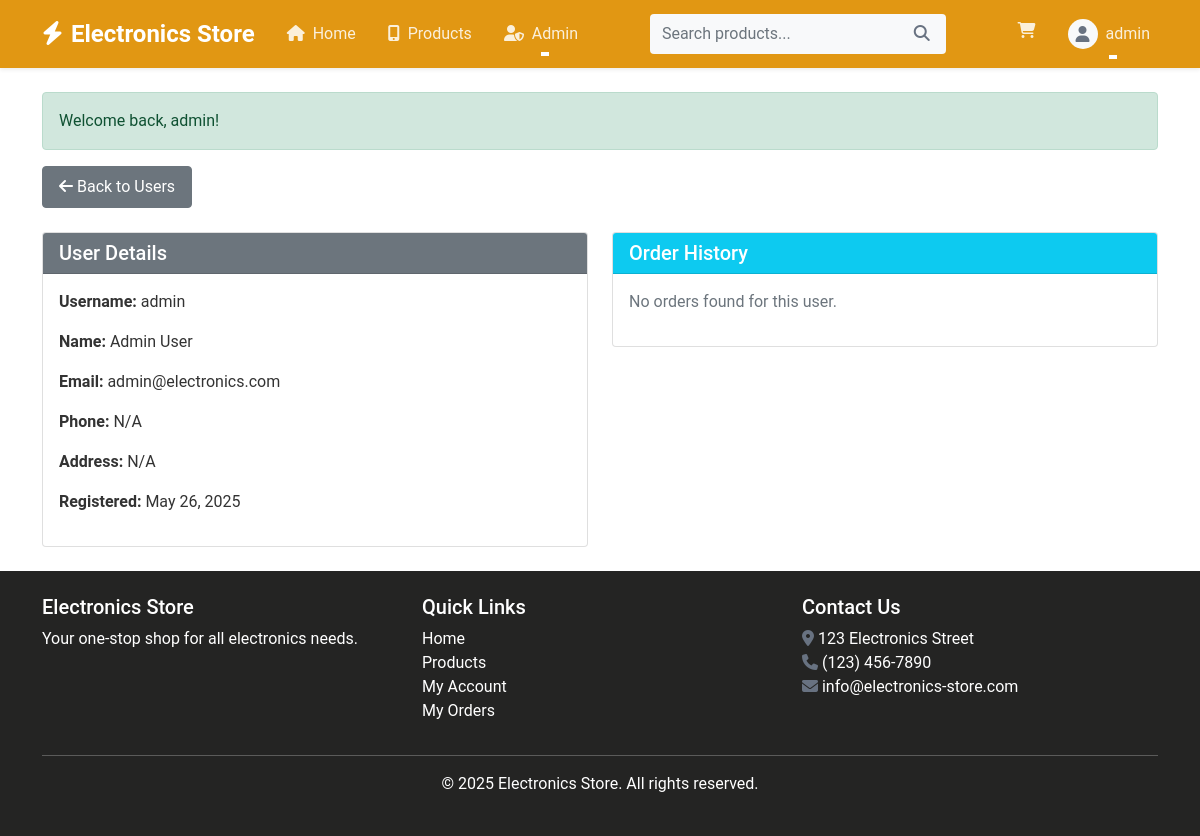
Page /admin/users/view.php?id=1 (signed in) on the committed database.
### tables this page shows
CREATE TABLE users (
    id INT AUTO_INCREMENT PRIMARY KEY,
    username VARCHAR(50) NOT NULL UNIQUE,
    email VARCHAR(100) NOT NULL UNIQUE,
    password VARCHAR(255) NOT NULL,
    first_name VARCHAR(50) NOT NULL,
    last_name VARCHAR(50) NOT NULL,
    address TEXT,
    phone VARCHAR(20),
    is_admin BOOLEAN DEFAULT 0,
    created_at TIMESTAMP DEFAULT CURRENT_TIMESTAMP
);

### classes/Database.php (called while the page is built)
<?php
class Database {
    private $host = "localhost";
    private $username = "root";
    private $password = "";
    private $database = "electronics_store";
    private $conn;
    public function __construct() {
        try {
            $this->conn = new PDO("mysql:host=$this->host;dbname=$this->database", $this->username, $this->password);
            $this->conn->setAttribute(PDO::ATTR_ERRMODE, PDO::ERRMODE_EXCEPTION);
        } catch(PDOException $e) {
            echo "Connection failed: " . $e->getMessage();
            die();
        }
    }
    public function getConnection() {
        return $this->conn;
    }
}
?>

### classes/User.php (called while the page is built, shortened)
<?php
require_once __DIR__ . '/../config/database.php';
class User {
    private $conn;
    private $table = 'users';
    public function __construct() {
        $database = new Database();
        $this->conn = $database->getConnection();
    }
    public function getById($id) {
        $query = "SELECT * FROM " . $this->table . " WHERE id = :id LIMIT 1";
        $stmt = $this->conn->prepare($query);
        $stmt->bindParam(':id', $id);
        $stmt->execute();
        if ($stmt->rowCount() > 0) {
            $row = $stmt->fetch(PDO::FETCH_ASSOC);
            $this->username = $row['username'];
            $this->email = $row['email'];
            $this->first_name = $row['first_name'];
            $this->last_name = $row['last_name'];
            $this->address = $row['address'];
            $this->phone = $row['phone'];
            $this->created_at = $row['created_at'];
            return true;
        }
        return false;
    }
}
?>

### admin/users/view.php (the view, shortened to what this page needs)
<?php
include_once '../../includes/header.php';
$user = new User();
if (!$user->getById($_GET['id'])) {
    setMessage("User not found", "error");
    redirect(SITE_URL . '/admin/users');
}
$db = new Database();
$conn = $db->getConnection();
$stmt = $conn->prepare("SELECT * FROM orders WHERE user_id = :user_id ORDER BY created_at DESC");
$stmt->bindParam(':user_id', $user->id);
$stmt->execute();
$orders = $stmt->fetchAll(PDO::FETCH_ASSOC);
?>
<div class="mb-4">
    <a href="<?php echo SITE_URL; ?>/admin/users" class="btn btn-secondary">
        <i class="fas fa-arrow-left"></i> Back to Users
    </a>
</div>
<div class="row">
    <div class="col-md-6">
        <div class="card mb-4">
            <div class="card-header bg-primary text-white">
                <h5 class="mb-0">User Details</h5>
            </div>
            <div class="card-body">
                <div class="mb-3">
                    <strong>Username:</strong> <?php echo $user->username; ?>
                </div>
                <div class="mb-3">
                    <strong>Name:</strong> <?php echo $user->first_name . ' ' . $user->last_name; ?>
                </div>
                <div class="mb-3">
                    <strong>Email:</strong> <?php echo $user->email; ?>
                </div>
                <div class="mb-3">
                    <strong>Phone:</strong> <?php echo $user->phone ? $user->phone : 'N/A'; ?>
                </div>
                <div class="mb-3">
                    <strong>Address:</strong> <?php echo $user->address ? $user->address : 'N/A'; ?>
                </div>
                <div class="mb-3">
                    <strong>Registered:</strong> <?php echo date('F d, Y', strtotime($user->created_at)); ?>
                </div>
            </div>
        </div>
    </div>
    <div class="col-md-6">
        <div class="card">
            <div class="card-header bg-info text-white">
                <h5 class="mb-0">Order History</h5>
            </div>
            <div class="card-body">
                <?php if (empty($orders)): ?>
                    <p class="text-muted">No orders found for this user.</p>
                <?php endif; ?>
            </div>
        </div>
    </div>
</div>
<?php include_once '../../includes/footer.php'; ?>

### assets/css/style.css (style rules this page uses)
html, body { height: 100%; }
body { font-family: 'Roboto', sans-serif; color: #333; display: flex; flex-direction: column; min-height: 100vh; }
a { text-decoration: none; }
.card { transition: transform 0.3s ease, box-shadow 0.3s ease; margin-bottom: 20px; }
.btn { border-radius: 4px; padding: 8px 16px; transition: all 0.3s ease; }
.bg-primary { background-color: #6c757d !important; }

### rows in the picture
users: username "admin", first_name "Admin", last_name "User", email "admin@electronics.com", created_at "May 26, 2025"

### other values in the picture
$_SESSION['username'] "admin"
$_SESSION['success'] "Welcome back, admin!"
